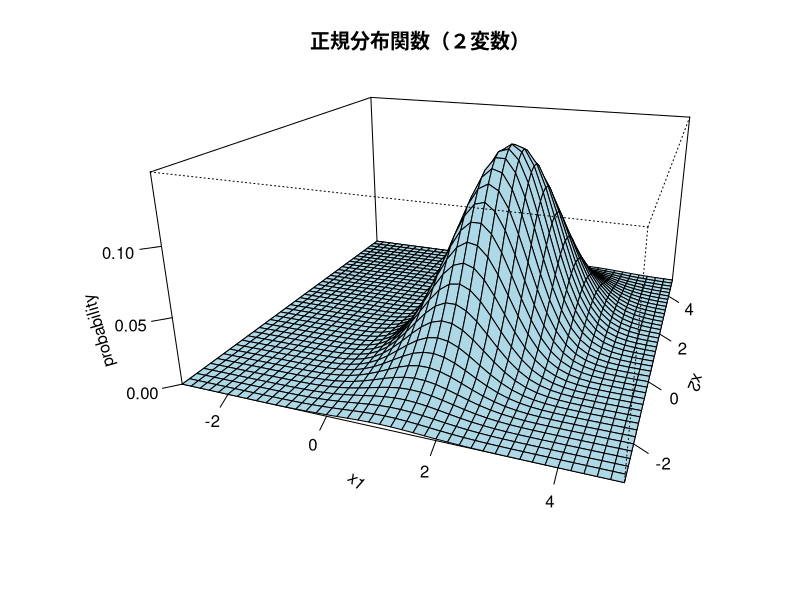
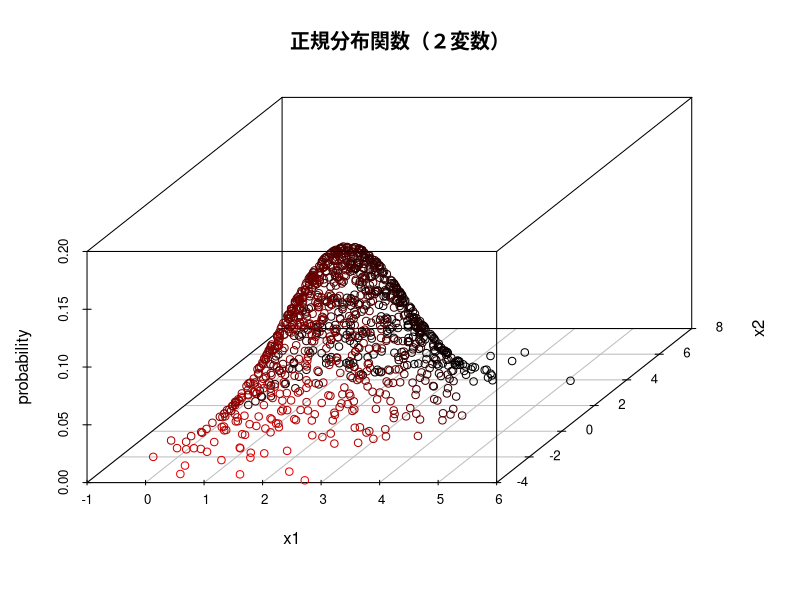

These charts were generated, in order, by the following R code:
################################
# 正規分布関数の３次元図での描写   #
################################
#options( repos="http://cran.ism.ac.jp" )
#install.packages( 'mvtnorm' )
#install.packages( 'scatterplot3d' )

library(mvtnorm)                             # 多変量正規分布を扱う
library(scatterplot3d)                       # scatterplot3d関数を使用

dfAxis <- data.frame(                        # 軸に関してのデータ
  xMin = -5.0, xMax = 5.0,                   # x軸の最小値、最大値
  yMin = -5.0, yMax = 5.0                    # y軸の最小値、最大値
)

datX1 <- seq( from=-3.0, to=5.0, by=0.20 )   # x1軸の値ベクトル
datX2 <- seq( from=-3.0, to=5.0, by=0.20 )   # x2軸の値ベクトル
datU <- c( 2.0, 1.0 )                        # 平均値ベクトル
matS <- matrix(                              # 共分散分散行列
  data = c( 0.7, 0.5, 0.5, 2.0 ),
  nrow = 2, ncol = 2 
)

############################
# set desitiny functions   #
############################
funcNormDim2 <- function( x1, x2 ) 
{ 
  dmvnorm(
    matrix( c(x1,x2), ncol=2 ), 
    mean=datU, sigma=matS
  ) 
}

dfNorm <- data.frame( x1=datX1, x2=datX2, z=0 )         # データフレームにまとめる
dfNorm$z <- outer(dfNorm$x1, dfNorm$x2, funcNormDim2)   # x1とx2の外積で縦軸成分を求める

numRam <- 1000                                         # 乱数の数
datRNorm <- rmvnorm( n=numRam, mean=datU, sigma=matS )  # 2次元の正規分布に基づく乱数生成
dfRNorm <- data.frame(
  x1 = datRNorm[,1],
  x2 = datRNorm[,2],
  z =  dmvnorm( x = datRNorm, mean = datU, sigma = matS)
)

############################
# set graphics parameters  #
############################
par( mfrow=c(1,1) )

title <- "正規分布関数（２変数）"
xlim <- range( c(dfAxis$xMin, dfAxis$xMax) )
ylim <- range( c(dfAxis$yMin, dfAxis$yMax) )
xlab <- "x1"
ylab <- "x2"
zlab <- "probability"

############################
# Draw in dim3 figure      #
############################
#win.graph() # 別ののグラフィックウインドウに作図
persp(
  x = dfNorm$x1, y = dfNorm$x2, z = dfNorm$z, 
  theta = 20, phi = 20, expand = 0.5,
  main = title,
  xlab = xlab, ylab = ylab, zlab = zlab,
  ticktype = "detailed",
  col = "lightblue"
)

#win.graph() # 別ののグラフィックウインドウに作図
scatterplot3d(
  x = dfRNorm$x1, y = dfRNorm$x2, z = dfRNorm$z,
  main = title,
  xlab = xlab, ylab = ylab, zlab = zlab,
  highlight = TRUE
)


############################
# Draw in dim2 figure      #
############################
# 乱数のplot
#plot( 
#  dfRNorm,
#  main = title,
#  xlab = xlab, ylab = ylab,
#  xlim = xlim, ylim = ylim,
#  type = "p"      
#)
#grid()

# 中央線（平均値）の直線追加
#abline( v = datU[1], h = datU[2], lty = "dotdash" )

# 等高線のplot追加
#par(new=T)
#plot(
#  dfNorm$x1[500:1000], dfNorm$x2[500:1000],
#  main = title,
#  xlab = xlab, ylab = ylab,
#  xlim = xlim, ylim = ylim,
#  pch = 3,
#  type = "p"      
#)
#contour(
#  x = dfNorm$x1,
#  y = dfNorm$x2,
#  z = z,  # 行列に変換
#  nlevels = 1
#)
